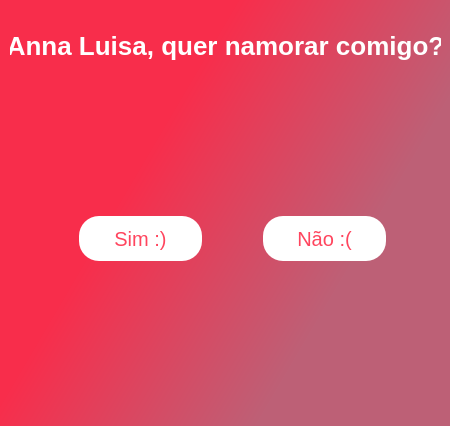
<?xml version="1.0" encoding="UTF-8"?>
<ui version="4.0">
 <class>MainWindow</class>
 <widget class="QMainWindow" name="MainWindow">
  <property name="geometry">
   <rect>
    <x>0</x>
    <y>0</y>
    <width>450</width>
    <height>426</height>
   </rect>
  </property>
  <property name="windowTitle">
   <string>MainWindow</string>
  </property>
  <widget class="QWidget" name="centralwidget">
   <property name="styleSheet">
    <string notr="true">QWidget#centralwidget{
	background-color: qlineargradient(spread:pad, x1:0.33, y1:0.352273, x2:0.789955, y2:0.608, stop:0 rgba(248, 45, 75, 255), stop:1 rgba(189, 96, 118, 255));
}

QLabel{
	font-size: 26px;
	font-weight: bold;
	color: white;
}

QPushButton{
	font-size: 20px;
	color: rgb(255, 69, 94);
	min-height: 45px;
	border-radius: 20px;
	background-color: white;
}
</string>
   </property>
   <widget class="QLabel" name="label">
    <property name="geometry">
     <rect>
      <x>10</x>
      <y>10</y>
      <width>431</width>
      <height>71</height>
     </rect>
    </property>
    <property name="text">
     <string>Anna Luisa, quer namorar comigo?</string>
    </property>
    <property name="alignment">
     <set>Qt::AlignCenter</set>
    </property>
   </widget>
   <widget class="QFrame" name="frame_yes">
    <property name="geometry">
     <rect>
      <x>70</x>
      <y>193</y>
      <width>141</width>
      <height>91</height>
     </rect>
    </property>
    <property name="frameShape">
     <enum>QFrame::NoFrame</enum>
    </property>
    <property name="frameShadow">
     <enum>QFrame::Raised</enum>
    </property>
    <layout class="QHBoxLayout" name="horizontalLayout_2">
     <item>
      <widget class="QPushButton" name="button_yes">
       <property name="text">
        <string>Sim :)</string>
       </property>
      </widget>
     </item>
    </layout>
   </widget>
   <widget class="QFrame" name="frame_no">
    <property name="geometry">
     <rect>
      <x>254</x>
      <y>193</y>
      <width>141</width>
      <height>91</height>
     </rect>
    </property>
    <property name="frameShape">
     <enum>QFrame::NoFrame</enum>
    </property>
    <property name="frameShadow">
     <enum>QFrame::Raised</enum>
    </property>
    <layout class="QHBoxLayout" name="horizontalLayout">
     <item>
      <widget class="QPushButton" name="button_no">
       <property name="text">
        <string>Não :(</string>
       </property>
      </widget>
     </item>
    </layout>
   </widget>
   <widget class="QLabel" name="coracao">
    <property name="geometry">
     <rect>
      <x>80</x>
      <y>120</y>
      <width>311</width>
      <height>231</height>
     </rect>
    </property>
    <property name="text">
     <string/>
    </property>
    <property name="pixmap">
     <pixmap>:/images/coração.png</pixmap>
    </property>
    <property name="scaledContents">
     <bool>true</bool>
    </property>
   </widget>
  </widget>
 </widget>
 <resources>
  <include location="resource.qrc"/>
 </resources>
 <connections/>
</ui>
